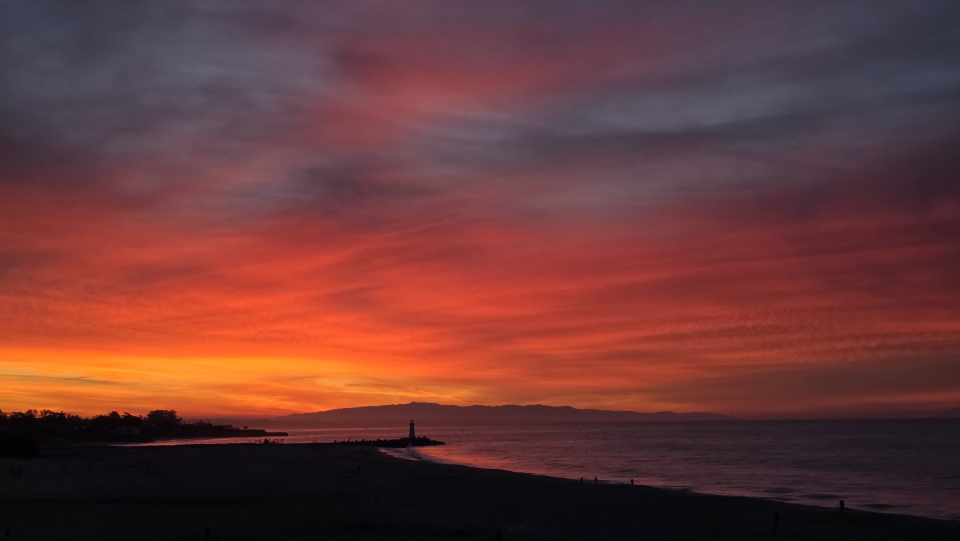
#> input picture photo-01.jpg, 1920 x 1081 px (shown at 1/2 size)
$ python -i photo_reels.py   (imports and definitions only)
#> lines starting #> are read from the running program, lines starting #| are printed output that depends on the picture
#!/usr/bin/env python3
"""Build per-photo branded reels (1080x1920, ~7.5s, silent) matching the example style:
blurred vertical fill + sharp centered photo band + slow pan, with a static text overlay.

Reads items.json: [{"n":53,"src":"photo-53.jpg","title":"...","kicker":"..."}, ...]
Uses overlays from <ovdir>/ov-<n>.png. Writes <outdir>/reel-<n>.mp4
"""
import sys, json, pathlib, subprocess, tempfile, imageio_ffmpeg
from PIL import Image, ImageOps, ImageFilter

# [1 line that did not run here, left out]
# [1 line that did not run here, left out]
OVDIR = pathlib.Path(sys.argv[2]).resolve()
# [1 line not run here, left out]
ROOT = pathlib.Path("/home/user/story-mode-guy")
tmp = pathlib.Path(tempfile.mkdtemp())
DUR = 7.5
BW, BH = 1210, 2150            # oversized canvas for pan headroom

def big_still(src, dest):
#> called with src = '../../photo-01.jpg', dest = 'out.png'
    im = ImageOps.exif_transpose(Image.open(src)).convert("RGB")
#> im is the input picture: PIL image 1920x1081 RGB; mean R, G, B 105.6, 57, 55.8
    s = max(BW/im.width, BH/im.height)
#> s = 1.99
    bg = im.resize((round(im.width*s), round(im.height*s)), Image.LANCZOS)
    l, t = (bg.width-BW)//2, (bg.height-BH)//2
#> l = 1304; t = 0
    bg = bg.crop((l, t, l+BW, t+BH)).filter(ImageFilter.GaussianBlur(30))
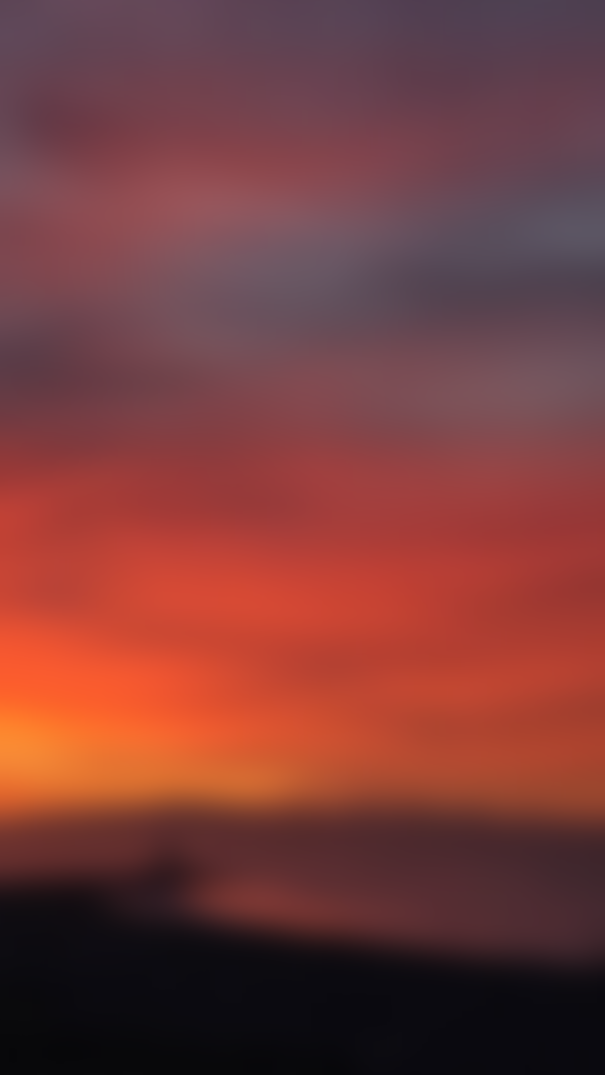
#> bg: PIL image 1210x2150 RGB (shown at 1/2 size); mean R, G, B 120.1, 60.3, 58.8
    bg = Image.eval(bg, lambda p: int(p*0.58))
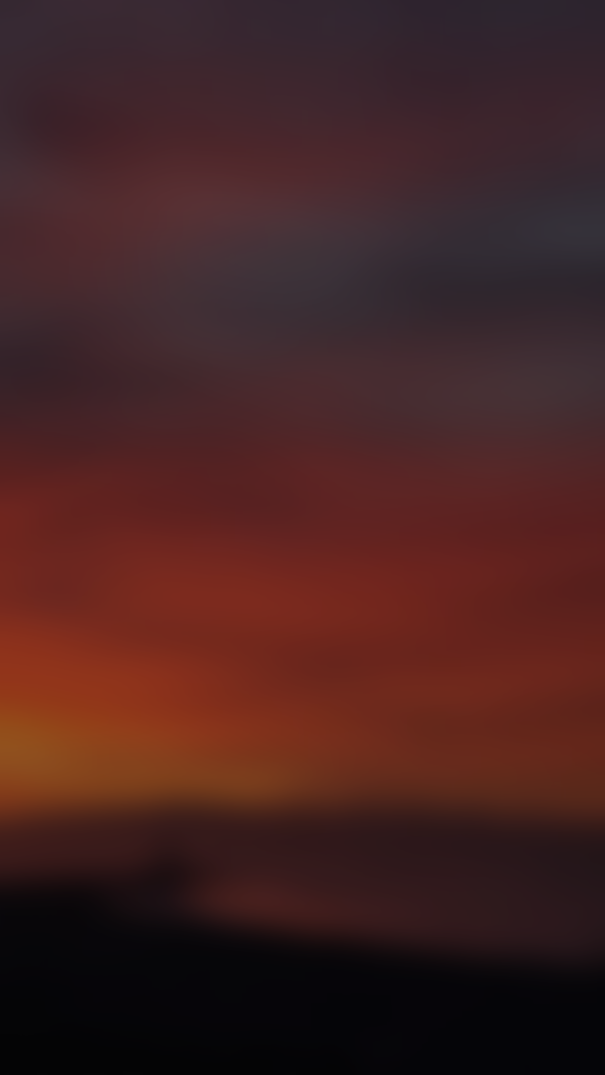
#> bg: PIL image 1210x2150 RGB (shown at 1/2 size); mean R, G, B 69.2, 34.4, 33.6
    # sharp full-width band, centered
    fg = im.resize((BW, round(im.height*BW/im.width)), Image.LANCZOS).filter(ImageFilter.UnsharpMask(1.4,55,2))
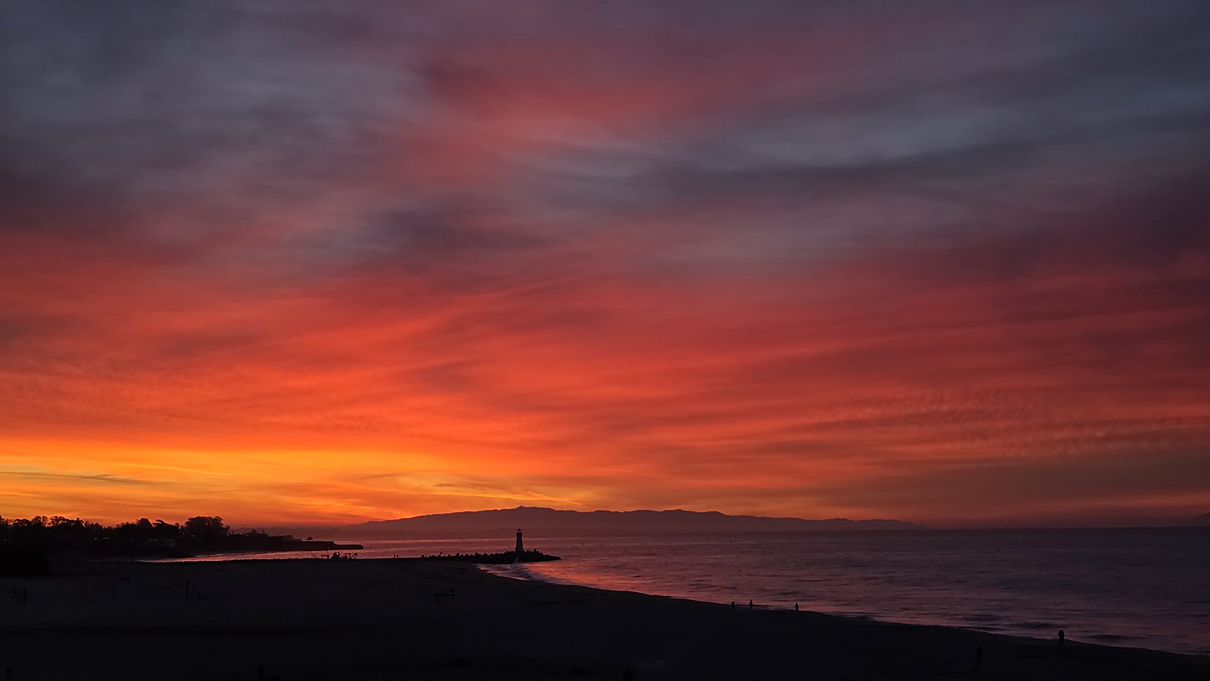
#> fg: PIL image 1210x681 RGB; mean R, G, B 105.6, 57, 55.8
    if fg.height > int(BH*0.82):    # portrait source: fit by height instead
        fg = im.resize((round(im.width*BH*0.82/im.height), int(BH*0.82)), Image.LANCZOS)
    bg.paste(fg, ((BW-fg.width)//2, (BH-fg.height)//2))
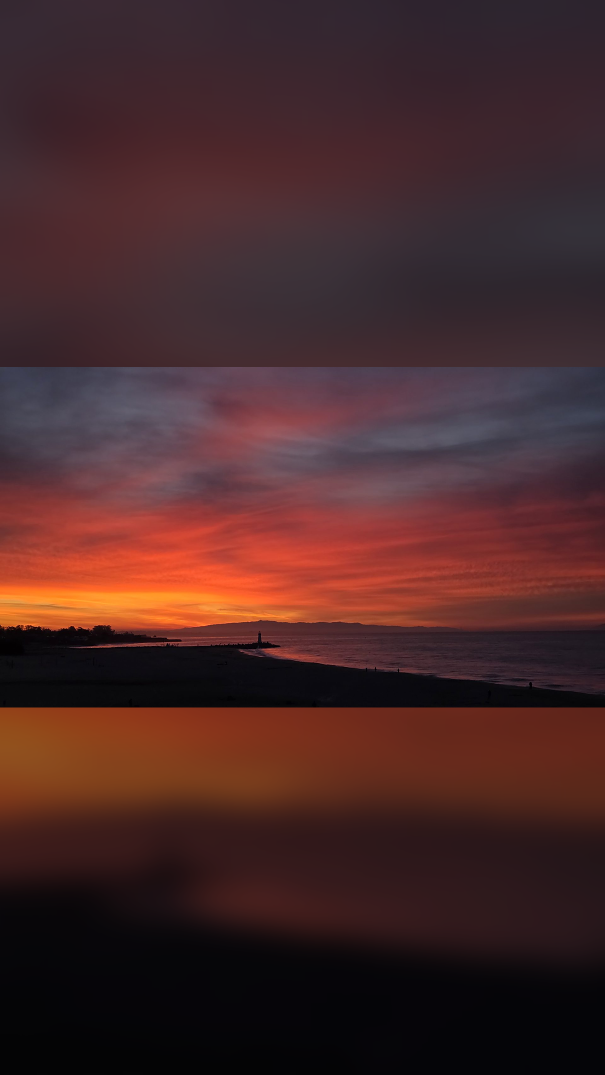
#> bg: PIL image 1210x2150 RGB (shown at 1/2 size); mean R, G, B 71.9, 40.3, 40.5
    bg.save(dest, "JPEG", quality=92)

def run(cmd):
    r = subprocess.run([FF, "-y", "-hide_banner", "-loglevel", "error", *cmd])
    if r.returncode != 0:
        raise SystemExit("ffmpeg failed: " + " ".join(map(str, cmd)))

# [22 lines not run here, left out]

>>> result = big_still('../../photo-01.jpg', 'out.png')

$ run again, on photo-04.jpg
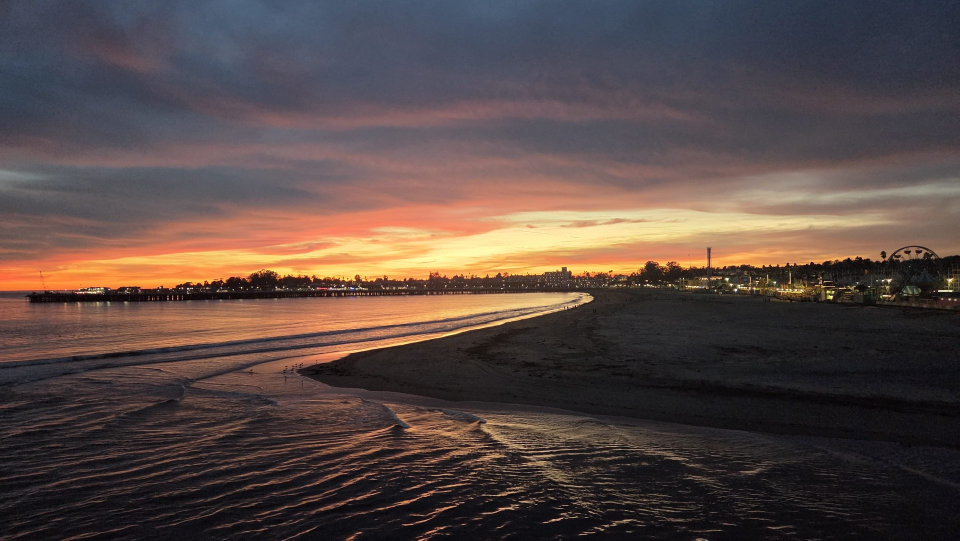
#> input picture photo-04.jpg, 1920 x 1081 px (shown at 1/2 size)
#> in big_still, im is the input picture: PIL image 1920x1081 RGB; mean R, G, B 88.3, 73.1, 69.4
#> in big_still, `bg = bg.crop((l, t, l+BW, t+BH)).filter(ImageFilter.GaussianBlur(30))`:
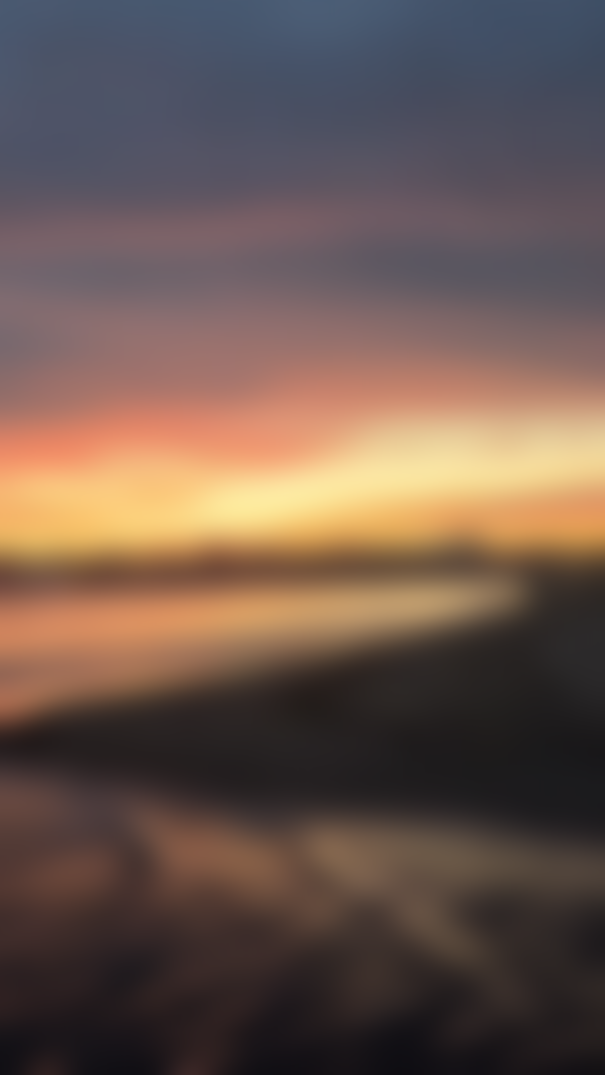
#> bg: PIL image 1210x2150 RGB (shown at 1/2 size); mean R, G, B 106.8, 86.8, 78.4
#> in big_still, `bg.paste(fg, ((BW-fg.width)//2, (BH-fg.height)//2))`:
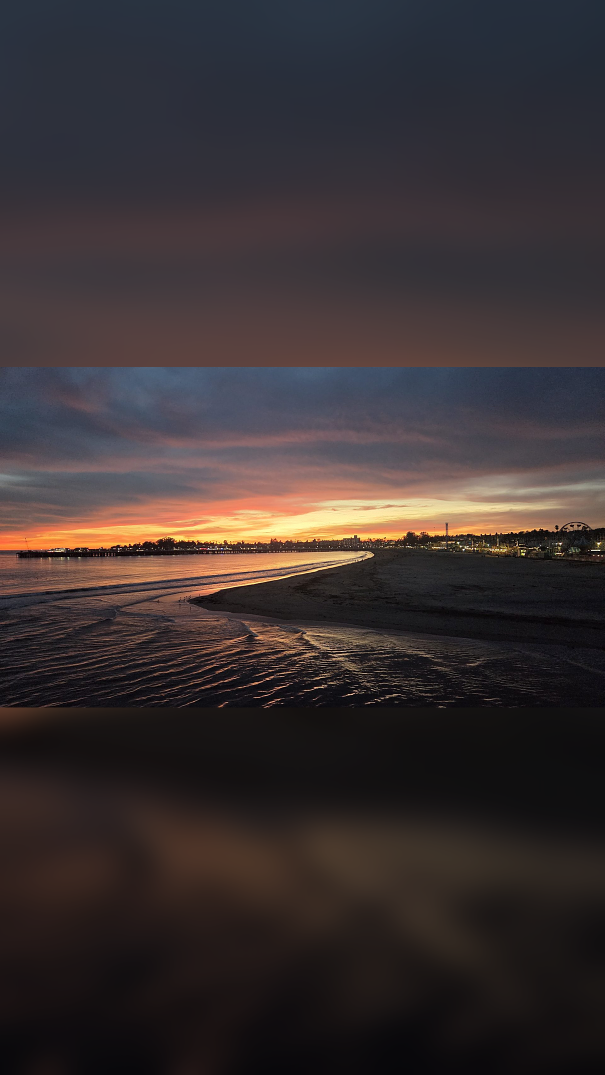
#> bg: PIL image 1210x2150 RGB (shown at 1/2 size); mean R, G, B 57.6, 49.2, 49.8

$ run again, on photo-05.jpg
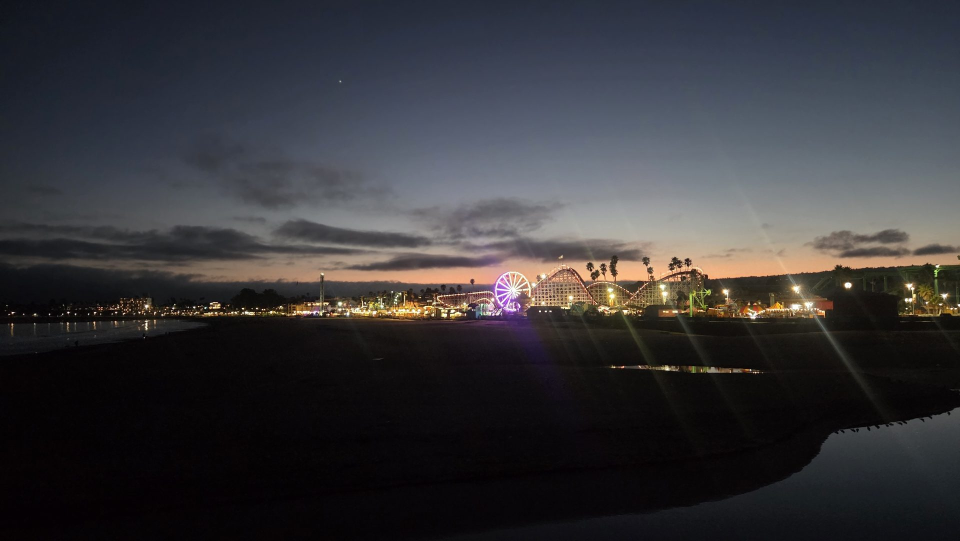
#> input picture photo-05.jpg, 1920 x 1081 px (shown at 1/2 size)
#> in big_still, im is the input picture: PIL image 1920x1081 RGB; mean R, G, B 54.8, 53.9, 57.2
#> in big_still, `bg = bg.crop((l, t, l+BW, t+BH)).filter(ImageFilter.GaussianBlur(30))`:
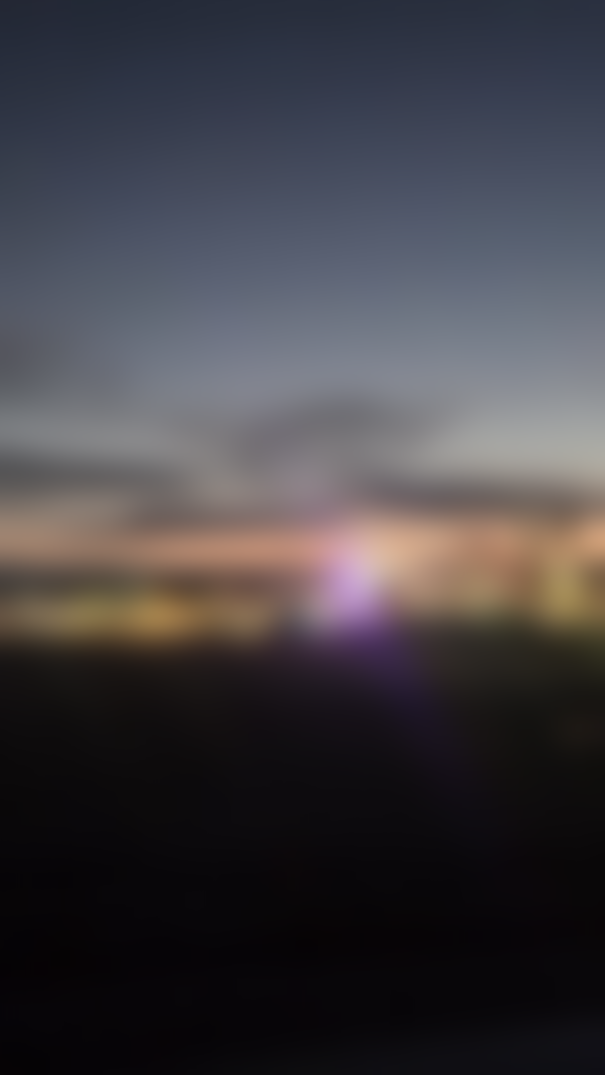
#> bg: PIL image 1210x2150 RGB (shown at 1/2 size); mean R, G, B 64.8, 62.2, 67.1
#> in big_still, `bg.paste(fg, ((BW-fg.width)//2, (BH-fg.height)//2))`:
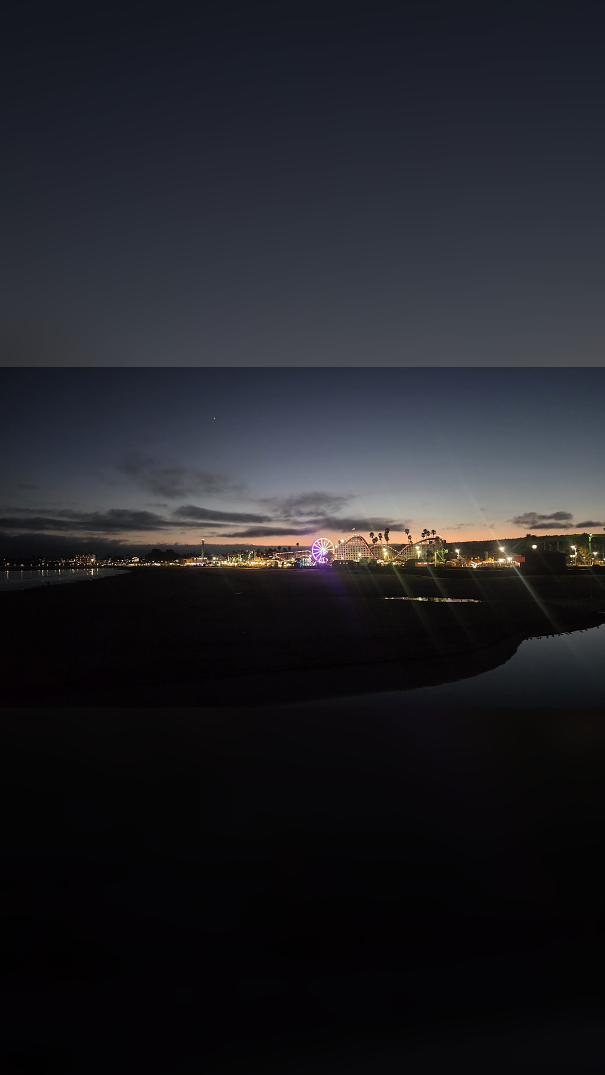
#> bg: PIL image 1210x2150 RGB (shown at 1/2 size); mean R, G, B 33.5, 34, 38.8
